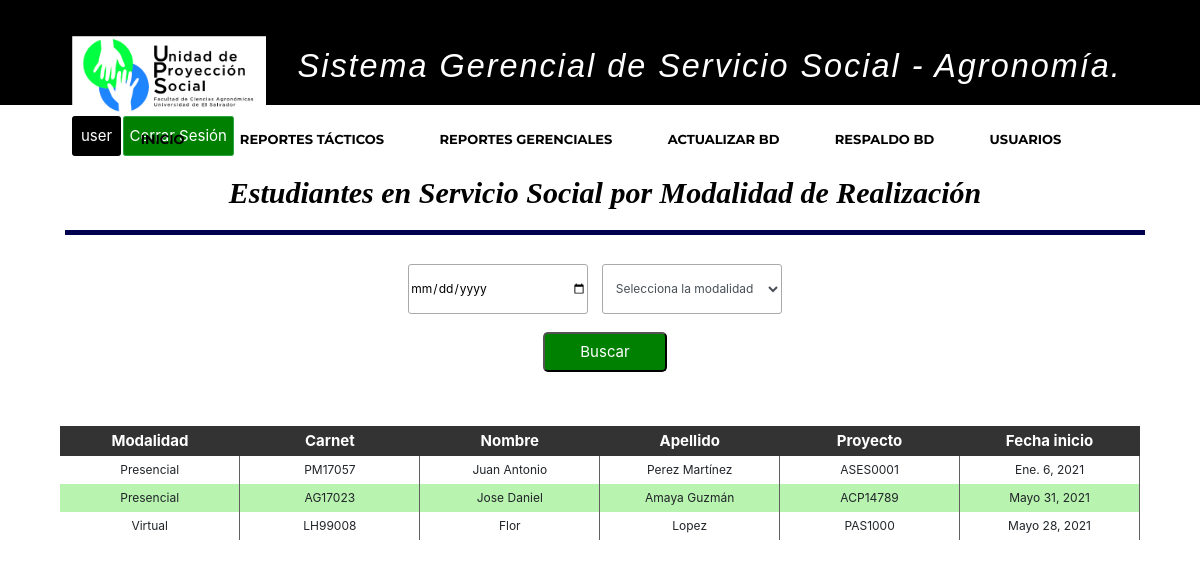
Page /sistemaGerencialAgro/listarServicios/ (signed in) on the earlier database version.
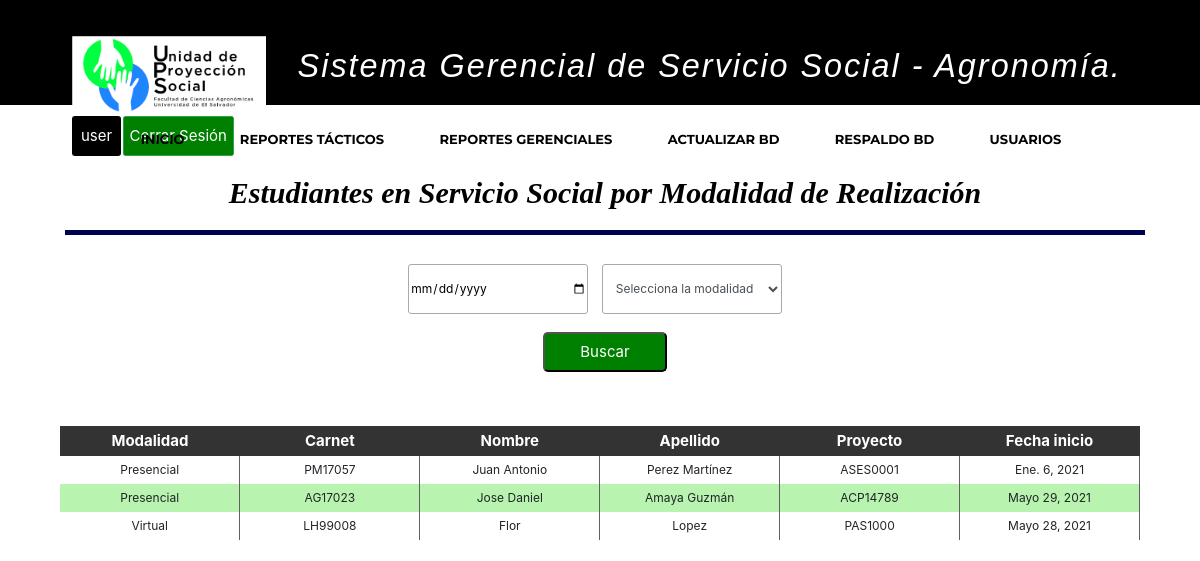
Same page on the later database version.
### apps/proyecto/models.py (models this page shows, shortened)
class ServicioSocial(models.Model):
    carnet_estudiante = models.OneToOneField(Solicitud, primary_key=True, unique=True, on_delete=models.CASCADE)
    carnet_docente = models.ForeignKey(Docente, on_delete=models.CASCADE)
    codigo_proyecto = models.ForeignKey(Proyecto, on_delete=models.CASCADE)

class Solicitud(models.Model):
    carnet_estudiante = models.OneToOneField(EstudioUniversitario, unique=True, primary_key=True, on_delete = models.CASCADE)
    codigo_entidad = models.CharField(max_length=10, null=False)
    horas_semana = models.IntegerField(null=False)
    dias_semana = models.IntegerField(null=False)
    modalidad = models.CharField(max_length=30, null=False)
    fecha_inicio = models.DateField(null=False)
    fecha_fin = models.DateField(null=True)

class EstudioUniversitario(models.Model):
    carnet_estudiante = models.OneToOneField(Estudiante, primary_key=True, unique=True, on_delete = models.CASCADE)
    codigo_carrera = models.ForeignKey(Carrera, on_delete = models.CASCADE)
    codigo_ciclo = models.IntegerField(null=False)
    porc_carrerar_aprob = models.IntegerField(null=False)
    unidades_valorativas = models.IntegerField(null=False)
    experiencia_areas_conoc = models.CharField(max_length=200, null=False)

class Estudiante(models.Model):
    carnet_estudiante = models.CharField(primary_key=True, max_length=7, null=False)
    nombre_estudiante = models.CharField(max_length=50, null=False)
    apellido_estudiante = models.CharField(max_length=50, null=False)
    sexo_estudiante = models.CharField(max_length=1, null=False)
    telefono_estudiante = models.IntegerField(null=False)
    correo_estudiante = models.CharField(max_length=100, null=False)
    direccion_estudiante = models.CharField(max_length=250, null=False)
    def __str__(self):
        return self.carnet_estudiante

class Proyecto(models.Model):
    codigo_proyecto = models.CharField(primary_key=True, max_length=10, null=False)
    descripcion_proyecto = models.CharField(max_length=200, null=False)

### apps/proyecto/views.py (the view)
# urls.py: path('sistemaGerencialAgro/listarServicios/', login_required(listarServicios), name="listar_servicios"),
def listarServicios(request):
    servicios = ServicioSocial.objects.all()
    return render(
        request,
        'proyecto/EstudiantesPorModalidad.html',
        {'servicios':servicios}
    )

### templates/proyecto/EstudiantesPorModalidad.html (shortened to what this page needs)
{% extends 'base/base.html' %}
{% load static %}
{% block content %}
{% if user.is_authenticated %}
    {% if request.user.rol == 'ADM' or request.user.rol == 'GER' %}
  <header>
    <div class="container">
        <h2 align="center" class="form-titulo" style ="margin-left: 5px;">Estudiantes en Servicio Social por Modalidad de Realizaci&oacute;n</h2>
    </div>
  </header>
<div class="container">
    <div align="center" class="busqueda">
        <form method="POST" action="{% url 'sistemaGerencialAgro:buscar_modalidad' %}">
            <input type="date" name="fecha"  id = "fecha" class = "input-style" placeholder="Porfavor Seleccione la Fecha." maxlength="7">
            <select name="modalidad" class="form-control col-4 col-sm-2 input-style" title="Selecciona la modalidad.Por Favor" required="">
                <option selected value=""> Selecciona la modalidad </option>
            </select>
            <input class="btn-buscar btn-busqueda" type = "submit" value = "Buscar" id = "modalidadBuscar"></br></br>
        </form>
    </div>
    <div>
        <table>
            <thead>
               <tr>
                    <th>Modalidad</th>
                    <th>Carnet</th>
                    <th>Nombre</th>
                    <th>Apellido</th>
                    <th>Proyecto</th>
                    <th>Fecha inicio</th>
                </tr>
            </thead>
            {% if modalidad_filtro %}
                {% for mod in modalidad_filtro %}
                        {% if fecha <= mod.carnet_estudiante.fecha_inicio|date:"Y-m-d"  %}
                            <tr class="etiqueta-tr">
                                <td class="th-borde width-th-xx" style = "text-align:center;">{{ mod.carnet_estudiante.modalidad}}</td>
                                <td class="th-borde width-th-xx" style = "text-align:center;">{{ mod.carnet_estudiante.carnet_estudiante.carnet_estudiante}}</td>
                                <td class="th-borde width-th-xx" style = "text-align:center;">{{ mod.carnet_estudiante.carnet_estudiante.carnet_estudiante.nombre_estudiante}}</td>
                                <td class="th-borde width-th-xx" style = "text-align:center;">{{ mod.carnet_estudiante.carnet_estudiante.carnet_estudiante.apellido_estudiante }}</td>
                                <td class="th-borde width-th-xx" style = "text-align:center;">{{ mod.codigo_proyecto.codigo_proyecto }}</td>
                                <td class="th-borde width-th-xx" style = "text-align:center;">{{ mod.carnet_estudiante.fecha_inicio }}</td>
                            </tr>
                        {% endif %}
                {% endfor %}
            {% elif servicios %}
                {% for servicio in servicios %}
                    <tr class="etiqueta-tr">
                        <td class="th-borde width-th-xx" style = "text-align:center;">{{ servicio.carnet_estudiante.modalidad}}</td>
                        <td class="th-borde width-th-xx" style = "text-align:center;">{{ servicio.carnet_estudiante.carnet_estudiante.carnet_estudiante}}</td>
                        <td class="th-borde width-th-xx" style = "text-align:center;">{{ servicio.carnet_estudiante.carnet_estudiante.carnet_estudiante.nombre_estudiante}}</td>
                        <td class="th-borde width-th-xx" style = "text-align:center;">{{ servicio.carnet_estudiante.carnet_estudiante.carnet_estudiante.apellido_estudiante }}</td>
                        <td class="th-borde width-th-xx" style = "text-align:center;">{{ servicio.codigo_proyecto.codigo_proyecto }}</td>
                        <td class="th-borde width-th-xx" style = "text-align:center;">{{ servicio.carnet_estudiante.fecha_inicio }}</td>
                    </tr>
                {% endfor %}
            {% endif %}
        </table>
    </div>
</div>
    {% endif %}
{% endif %}
{% endblock %}

Differences in the rows shown:
changed through a linked row, ServicioSocial "AG17023": carnet_estudiante.fecha_inicio "Mayo 31, 2021" → "Mayo 29, 2021"
